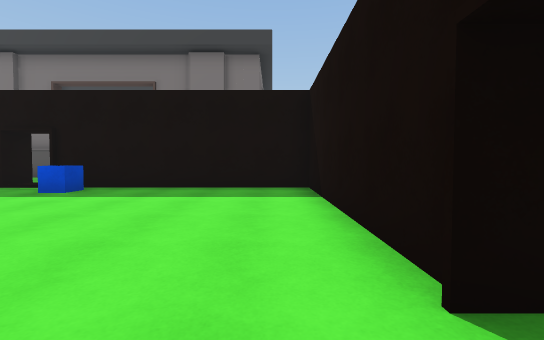
view 1 (above)

20 first-person views from a walk through a 3-D level made in the Unity game engine. The camera is 1.2 m above the floor, tilts 2° down and sees 90° across. The floor is counted in squares, 2 m on a side. Each view is taken from the middle of a square. On the plan, view 1 faces up. The plan holds only what a view shows up to about 9 squares ahead; the rest is blank. The place goes on beyond the plan. The player is left out.

view 2
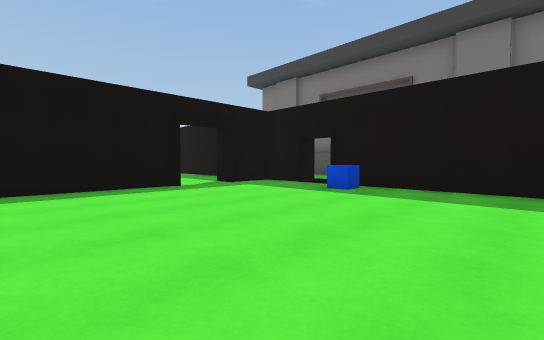

view 3
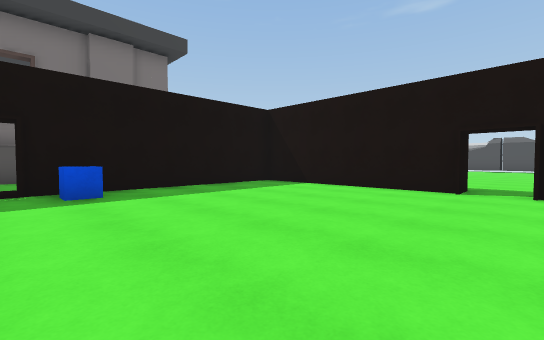

view 4
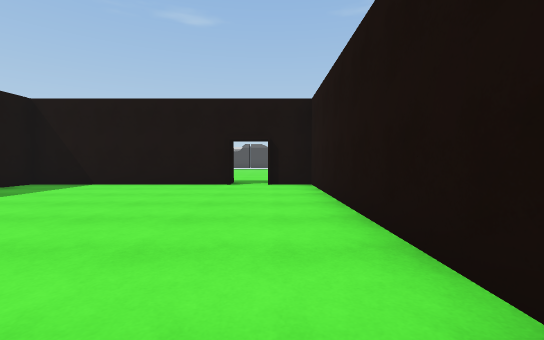

view 5
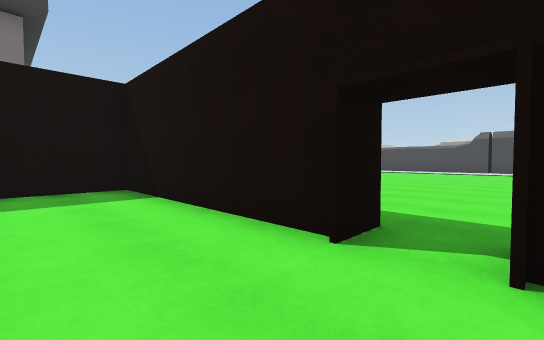

view 6
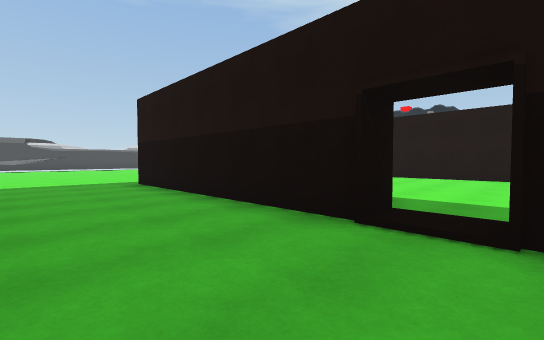

view 7
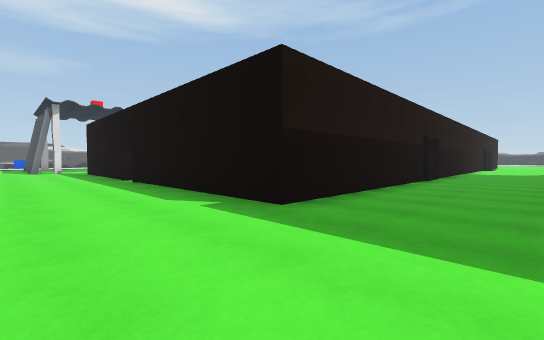

view 8
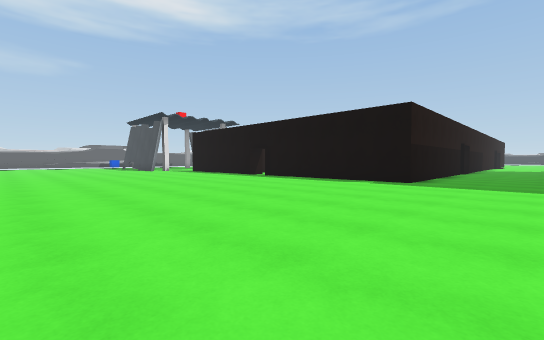

view 9
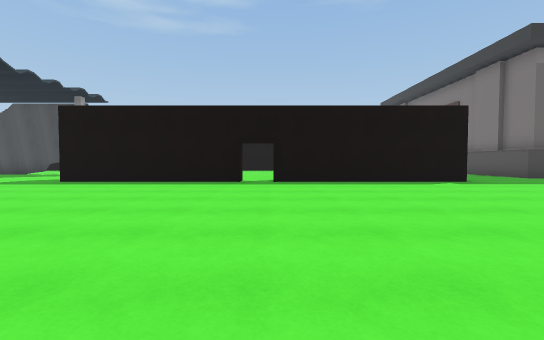

view 10
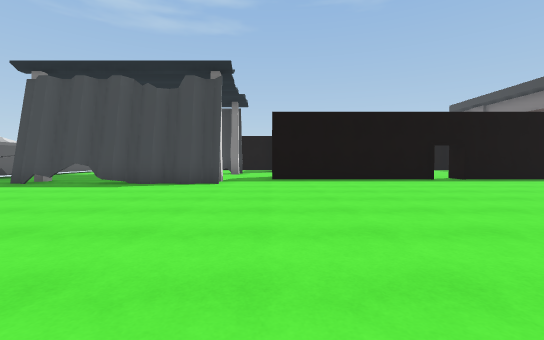

view 11
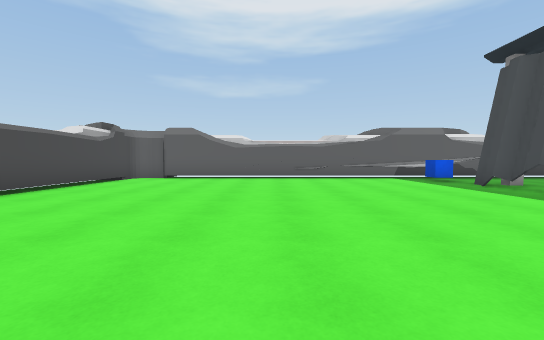

view 12
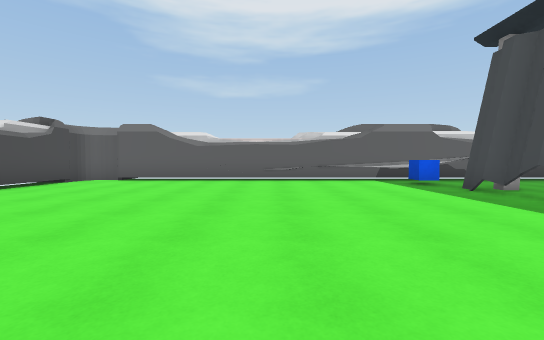

view 13
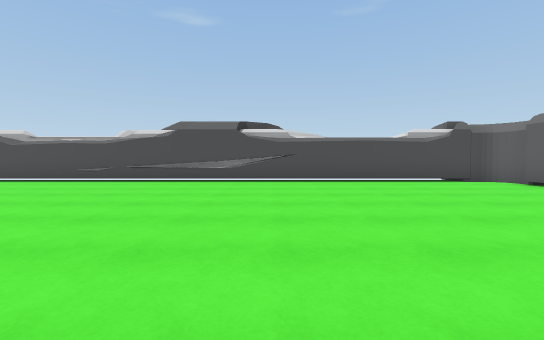

view 14
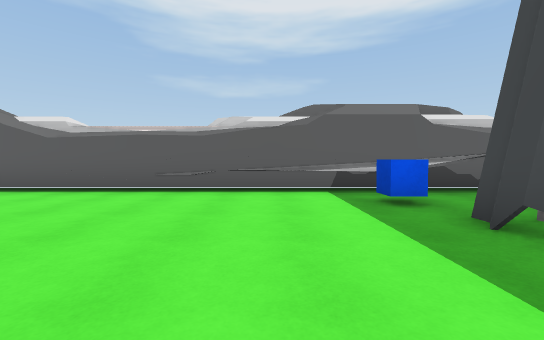

view 15
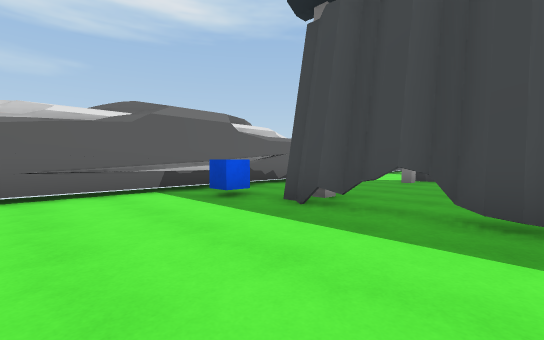

view 16
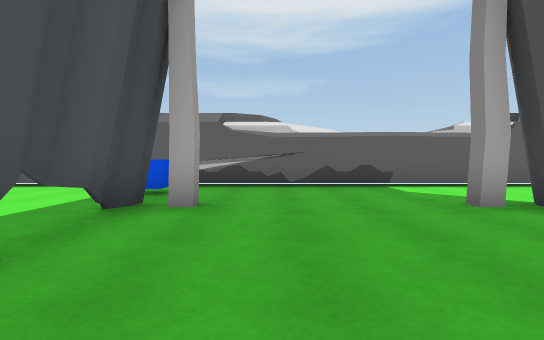

view 17
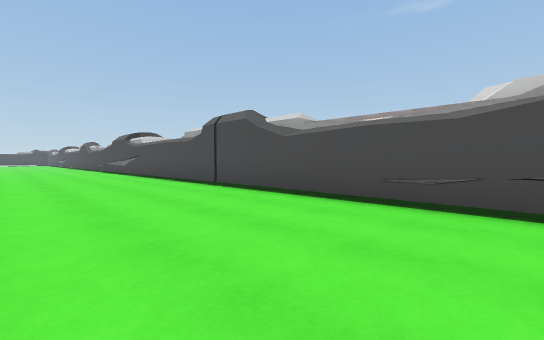

view 18
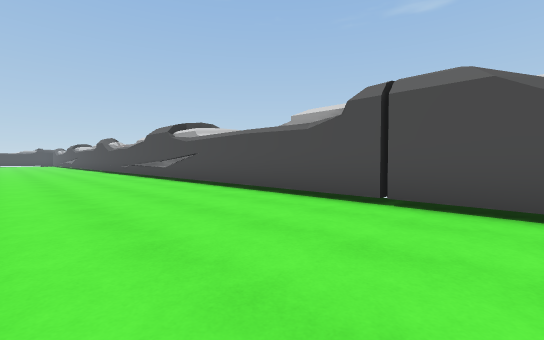

view 19
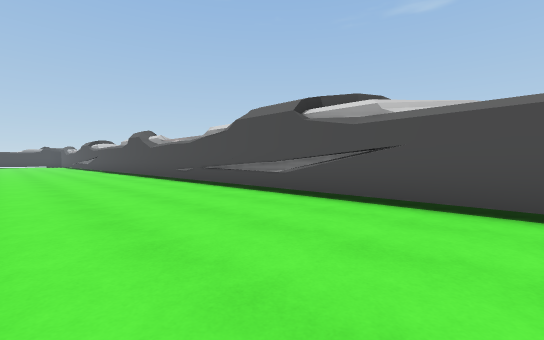

view 20
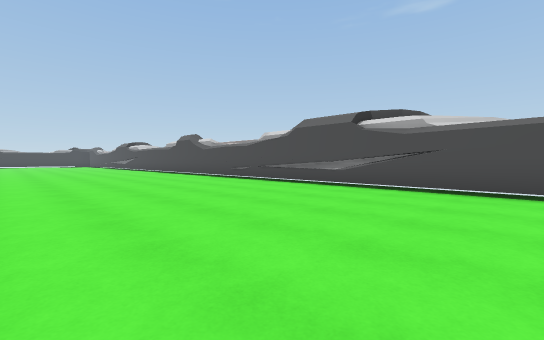

### Floor plan
Points are (right, up) in squares from view 1. A wall is a line through its corners. A room is listed if a view was taken in it or the views show most of it. See-through windows are left out.
Room 1 (views 1, 2, 3, 4, 5)
walls: (-5.8, 6) (-7.2, 6) (-7.2, 4.5); (-7.2, 3.1) (-7.2, -0.1); (0.8, 1) (0.8, 6) (-4.8, 6); (-5.4, -1) (0.8, -1) (0.8, 0.1)
ways out: opening at (-5, 6) to room 2; gap at (1, 1) to room 2; opening at (-7, 4)
objects: blue cube (-4, 5)
Room 2 (views 6, 7, 8, 9, 10, 11, 12, 13, 14, 15, 17, 18, 19, 20)
walls: (1.3, 0.1) (1.3, -5); (3, -6.3) (2.7, -6.7) (3.1, -7.2) (2.7, -7.7) (3.1, -8.2) (2.7, -8.7) (3.1, -9.2) (2.7, -9.8) (3.1, -10.2) (2.7, -10.7) (3.1, -11.3) (2.7, -11.7); (3, -6.5) (3, -9.4); (-4.8, 6) (-4.8, 6.5) (1.3, 6.5) (1.3, 1); (3, -11.3) (3, -11.9); (-5.8, 6.8) (-5.8, 6); (3.5, -14.1) (11.5, -14.1); (12.6, -13.5) (12.6, 13.5)
ways out: opening at (-5, 6) to room 1; gap at (1, 1) to room 1; opening at (2, -6) to room 3; opening at (2.5, -13.5) to room 3
objects: fence (12, -15) to (14, -14)
Room 3 (view 16)
walls: (1.9, -11.5) (2.4, -11.5); (-2.1, -11.5) (-1.6, -11.5); (2.7, -10.7) (3, -10.3); (-2.4, -11.5) (-2.7, -11.9); (2.7, -11.7) (3, -11.3); (-1.4, -14.1) (3.5, -14.1)
ways out: opening at (2, -6) to room 2; opening at (2.5, -13.5) to room 2; opening at (-2.5, -13.5)
objects: blue cube (3, -13)

Positions as (right, up) in squares from view 1, and headings:
1: (0, 0), facing up
2: (-1, 0), facing up-left
3: (-5, 0), facing up-right
4: (-6, 0), facing right
5: (-1, 0), facing up-right
6: (-6, 9), facing down-right
7: (4, 9), facing down-left
8: (9, 9), facing down-left
9: (9, 1), facing left
10: (10, -5), facing left
11: (8, -5), facing down
12: (7, -6), facing down
13: (5, -8), facing right
14: (5, -9), facing down
15: (6, -9), facing down-left
16: (1, -8), facing down
17: (9, -4), facing up-right
18: (9, 0), facing up-right
19: (9, 5), facing up-right
20: (7, 5), facing up-right
